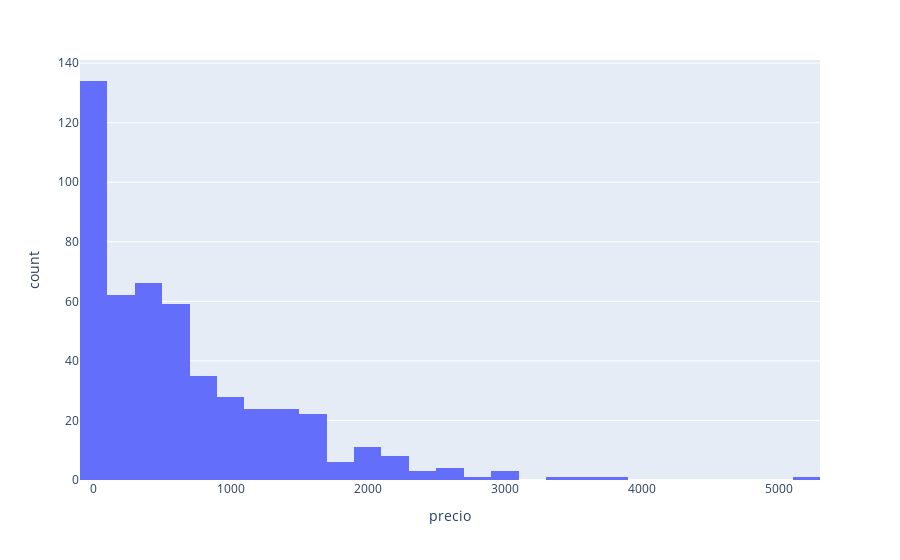

The cell this chart's notebook holds for it:
### Code cell
px.histogram(data_frame = df_portatiles, 
             x          = "precio",
             nbins      = 40)

### Figure 1 — Plotly figure (JSON) as saved in the notebook; plotly's stock layout.template omitted (floating-point values rounded to 4 significant figures; data arrays with more than 128 entries replaced by an {"elided": "..."} marker saying what was removed)
{"data": [{"bingroup": "x", "hovertemplate": "precio=%{x}<br>count=%{y}<extra></extra>", "legendgroup": "", "marker": {"color": "#636efa", "pattern": {"shape": ""}}, "name": "", "nbinsx": 40, "orientation": "v", "showlegend": false, "type": "histogram", "x": {"elided": "494 float values"}, "xaxis": "x", "yaxis": "y"}], "layout": {"barmode": "relative", "legend": {"tracegroupgap": 0}, "margin": {"t": 60}, "xaxis": {"anchor": "y", "domain": [0, 1], "title": {"text": "precio"}}, "yaxis": {"anchor": "x", "domain": [0, 1], "title": {"text": "count"}}}}
